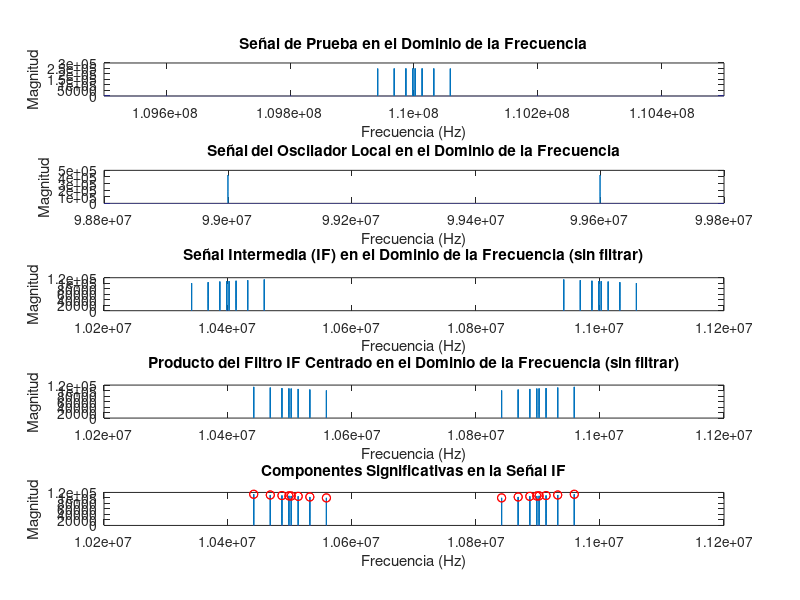

This chart was generated by the following MATLAB code:
pkg load signal; % Cargar el paquete de señales si está disponible

% Parámetros iniciales
fs = 1e6; % Frecuencia de muestreo (Hz)
t = linspace(0, 1, fs); % Vector de tiempo de 1 segundo

% Crear señal de prueba centrada en 110 MHz con componentes en frecuencias específicas
fc = 110e6; % Frecuencia central de 110 MHz
f1 = 1875; % Frecuencia de 1875 Hz
f2 = 13125; % Frecuencia de 13125 Hz
f3 = 31875; % Frecuencia de 31875 Hz
f4 = 58625; % Frecuencia de 58625 Hz

% Generar la señal de prueba (modulación de amplitud)
test_signal = cos(2 * pi * f1 * t) + cos(2 * pi * f2 * t) + cos(2 * pi * f3 * t) + cos(2 * pi * f4 * t);
FMmodulada = test_signal .* cos(2 * pi * fc * t);

% Transformar la señal de prueba al dominio de la frecuencia
FMmodulada_freq = fft(FMmodulada);
f_FMmodulada = linspace(-fs/2, fs/2, length(FMmodulada_freq)) + fc; % Ajuste para centrar en 110 MHz

% Crear oscilador local de 99.3 MHz para obtener una IF de 10.7 MHz
f_lo = 99.3e6; % Frecuencia del oscilador local
osc_lo = cos(2 * pi * f_lo * t); % Señal del oscilador local

% Transformar el oscilador local al dominio de la frecuencia
osc_lo_freq = fft(osc_lo);
f_osc_lo = linspace(-fs/2, fs/2, length(osc_lo_freq)) + f_lo; % Ajuste para centrar en 99.3 MHz

% Mezclar la señal de prueba con el oscilador local para obtener la señal IF
IF_signal = FMmodulada .* osc_lo;

% Transformar la señal IF al dominio de la frecuencia
IF_signal_freq = fft(IF_signal);
f_IF = linspace(-fs/2, fs/2, length(IF_signal_freq)) + (fc - f_lo); % Ajuste para centrar en la nueva frecuencia intermedia de 10.7 MHz

% Identificar las componentes de frecuencia significativas
magnitudes = abs(IF_signal_freq);
threshold = max(magnitudes) * 0.1; % Umbral para identificar picos significativos

% Encuentra los picos manualmente
peaks = [];
locs = [];
for i = 2:length(magnitudes)-1
    if magnitudes(i) > magnitudes(i-1) && magnitudes(i) > magnitudes(i+1) && magnitudes(i) > threshold
        peaks = [peaks; magnitudes(i)];
        locs = [locs; i];
    end
end

% Calcular el desplazamiento desde la frecuencia central
frecuencia_central = 10.7e6;
desplazamiento_derecha = max(f_IF(locs) - frecuencia_central);
desplazamiento_izquierda = min(f_IF(locs) - frecuencia_central);

disp(['Desplazamiento hacia la derecha: ', num2str(desplazamiento_derecha), ' Hz']);
disp(['Desplazamiento hacia la izquierda: ', num2str(desplazamiento_izquierda), ' Hz']);

% Graficar las señales en el dominio de la frecuencia
figure;

% Señal de Prueba en el Dominio de la Frecuencia
subplot(5,1,1);
plot(f_FMmodulada, fftshift(abs(FMmodulada_freq)));
title('Señal de Prueba en el Dominio de la Frecuencia');
xlabel('Frecuencia (Hz)');
ylabel('Magnitud');
xlim([fc - 500e3, fc + 500e3]); % Mostrar un rango más cerrado alrededor de 110 MHz para mejor visualización

% Señal del Oscilador Local en el Dominio de la Frecuencia
subplot(5,1,2);
plot(f_osc_lo, fftshift(abs(osc_lo_freq)));
title('Señal del Oscilador Local en el Dominio de la Frecuencia');
xlabel('Frecuencia (Hz)');
ylabel('Magnitud');
xlim([f_lo - 500e3, f_lo + 500e3]); % Mostrar un rango más cerrado alrededor de 99.3 MHz para mejor visualización

% Señal IF en el Dominio de la Frecuencia (sin filtrar)
subplot(5,1,3);
plot(f_IF, fftshift(abs(IF_signal_freq)));
title('Señal Intermedia (IF) en el Dominio de la Frecuencia (sin filtrar)');
xlabel('Frecuencia (Hz)');
ylabel('Magnitud');
xlim([10.2e6, 11.2e6]); % Mostrar un rango más cerrado alrededor de 10.7 MHz para mejor visualización

% Producto del Filtro IF Centrado en el Dominio de la Frecuencia (sin filtro aplicado)
subplot(5,1,4);
plot(f_IF, abs(IF_signal_freq));
title('Producto del Filtro IF Centrado en el Dominio de la Frecuencia (sin filtrar)');
xlabel('Frecuencia (Hz)');
ylabel('Magnitud');
xlim([10.2e6, 11.2e6]); % Mostrar un rango más cerrado alrededor de 10.7 MHz para mejor visualización

% Graficar las componentes significativas
subplot(5,1,5);
plot(f_IF, abs(IF_signal_freq));
hold on;
plot(f_IF(locs), peaks, 'ro'); % Marcar los picos significativos
title('Componentes Significativas en la Señal IF');
xlabel('Frecuencia (Hz)');
ylabel('Magnitud');
xlim([10.2e6, 11.2e6]); % Mostrar un rango más cerrado alrededor de 10.7 MHz para mejor visualización
hold off;

% Verificaciones adicionales
disp('Información de la señal de prueba:');
disp(['Longitud: ', num2str(length(FMmodulada))]);
disp(['Rango de valores: ', num2str(min(FMmodulada)), ' a ', num2str(max(FMmodulada))]);

disp('Información del oscilador local:');
disp(['Longitud: ', num2str(length(osc_lo))]);
disp(['Rango de valores: ', num2str(min(osc_lo)), ' a ', num2str(max(osc_lo))]);

disp('Información de la señal IF:');
disp(['Longitud: ', num2str(length(IF_signal))]);
disp(['Rango de valores: ', num2str(min(IF_signal)), ' a ', num2str(max(IF_signal))]);
